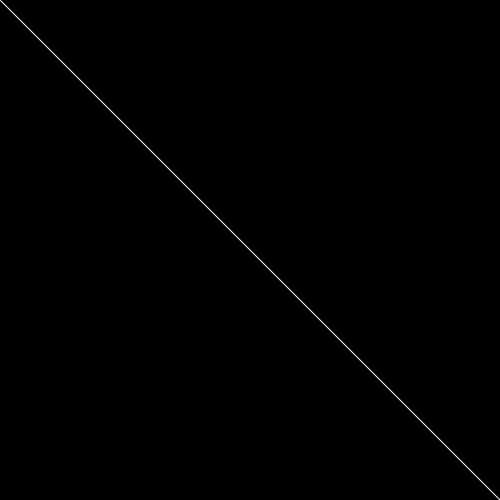
Frame 1 (no input)
Frame 60 (the mouse pressed at the canvas centre just before this capture): identical to frame 1, image omitted
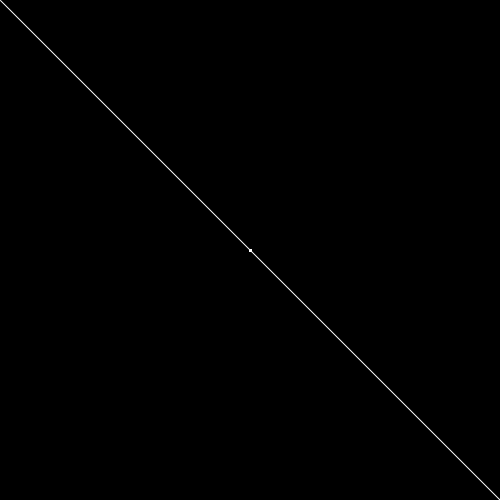
Frame 120 (the mouse held since frame 60 and released just before this capture)

The Processing sketch that drew these frames (run headless with seeded random() and noise(); from frame 60 on, the mouse is pressed at the canvas centre):

// Processing sketch: TrianglesBrush
// ── TrianglesBrush.pde
ArrayList<Position> Points = new ArrayList<Position>();

void setup() {
  size(500, 500);

  noFill();
}

void draw() {
  background(0);

  stroke(255);
  strokeWeight(1);
  line(0, 0, width, height);

  for (int i = 0; i < Points.size()-3; i++) {
    strokeWeight(3);
    point(Points.get(i).getX(), Points.get(i).getY());
    point(Points.get(i+1).getX(), Points.get(i+1).getY());
    point(Points.get(i+2).getX(), Points.get(i+2).getY());

    strokeWeight(1);
    triangle(Points.get(i).getX(), Points.get(i).getY(), Points.get(i+1).getX(), Points.get(i+1).getY(), Points.get(i+2).getX(), Points.get(i+2).getY());
    triangle(Points.get(i).getY(), Points.get(i).getX(), Points.get(i+1).getY(), Points.get(i+1).getX(), Points.get(i+2).getY(), Points.get(i+2).getX());
  }

  if (mousePressed) {
    Points.add(new Position(mouseX, mouseY));
  }

  if (Points.size() > 0 && frameCount % 5 == 0) {
    Points.remove(0);
  }

  if (keyPressed && key == ' ') {
    Points.clear();
  }
}

class Position {
  float x, y;

  Position(float x, float y) {
    this.x = x;
    this.y = y;
  }

  float getX() {
    return x;
  }

  float getY() {
    return y;
  }
}
